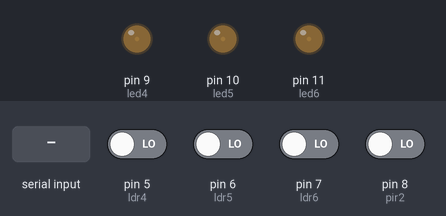
Recording of a sketch running on a simulated Arduino Uno, built with avr-gcc and run on an emulated ATmega328P. Shown: output pins drawn as LEDs (lit = HIGH). The inputs (shaded band) are chosen by the test bench; at power-on: pin 5 (ldr4), pin 6 (ldr5), pin 7 (ldr6), pin 8 (pir2) LOW. What the sketch prints to the serial monitor is not drawn.

Above: at 1.2 s.
1.3 s: "90,45\n" received over Serial
At 2.9 s:
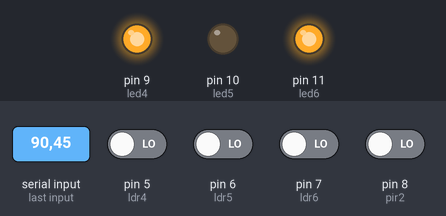
5.0 s: "30,150\n" received over Serial
At 8.3 s:
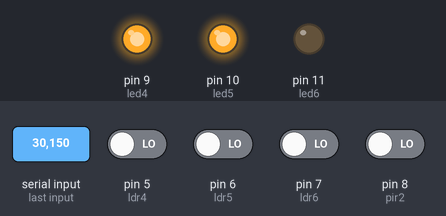
9.0 s: "1\n" received over Serial
At 9.5 s:
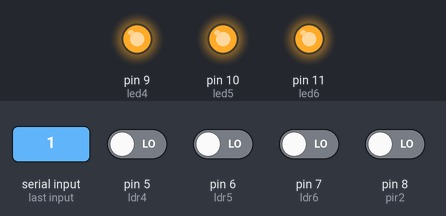
10.5 s: "200\n" received over Serial
At 12.6 s:
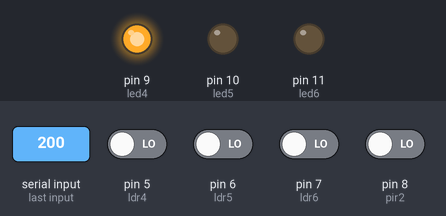
13.0 s: "5\n" received over Serial
At 13.8 s:
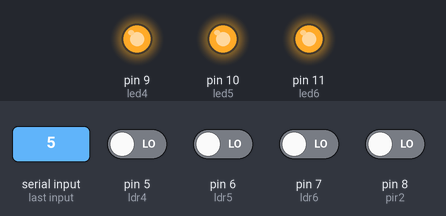
Timing chart, 0 to 15.5 s (numbered marks = the images above; inputs shaded):
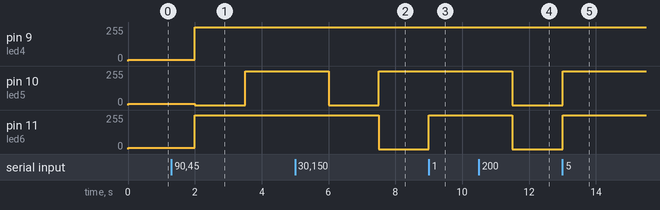

Measured:
- after the input at 1.3 s, pin 9 (led4), pin 11 (led6): 10/255 → 255/255 after 0.70 s; pin 10 (led5): 10/255 → 0/255 after 0.70 s, → 255/255 1.5 s later
- after the input at 5.0 s, pin 10 (led5): 255/255 → 0/255 after 1.0 s, → 255/255 1.5 s later; pin 11 (led6): 255/255 → 0/255 after 2.5 s
- after the input at 9.0 s, pin 11 (led6): 0/255 → 255/255 at once
- after the input at 10.5 s, pin 10 (led5), pin 11 (led6): 255/255 → 0/255 after 1.0 s
- after the input at 13.0 s, pin 10 (led5), pin 11 (led6): 0/255 → 255/255 at once

The sketch:

LEFT.ino
```cpp
#include <Wire.h>
#include <TimeLib.h>
#include <DS1307RTC.h>
#include <SoftwareSerial.h>

const char *monthName[12] = {
  "Jan", "Feb", "Mar", "Apr", "May", "Jun",
  "Jul", "Aug", "Sep", "Oct", "Nov", "Dec"
};

tmElements_t tm;

const int ldr4 = 5;
const int ldr5 = 6;
const int ldr6 = 7;

const int led4 = 9;
const int led5 = 10;
const int led6 = 11;

bool ledValue4 = false;
bool ledValue5 = false;
bool ledValue6 = false;

bool ldrValue4;
bool ldrValue5;
bool ldrValue6;

const int pir2 = 8;

int brightness = 10;  // Initial brightness (50% of maximum)

void setup() {

  pinMode(led4, OUTPUT);
  pinMode(led5, OUTPUT);
  pinMode(led6, OUTPUT);

  pinMode(pir2, INPUT);

  analogWrite(led4, brightness);
  analogWrite(led5, brightness);
  analogWrite(led6, brightness);

  Serial.begin(9600);
  while (!Serial) {
    ;  // wait for serial port to connect. Needed for Native USB only
  }

  pinMode(ldr4, INPUT);
  pinMode(ldr5, INPUT);
  pinMode(ldr6, INPUT);
}

void loop() {

  ldrValue4 = digitalRead(ldr4);
  ldrValue5 = digitalRead(ldr5);
  ldrValue6 = digitalRead(ldr6);

  Serial.print(ldrValue4);
  Serial.print(ldrValue5);
  Serial.print(ldrValue6);

  if (Serial.available() >= 3) {
    ledValue4 = Serial.read() - '0';
    ledValue5 = Serial.read() - '0';
    ledValue6 = Serial.read() - '0';

    digitalWrite(led4, ledValue4);
    digitalWrite(led5, ledValue5);
    digitalWrite(led6, ledValue6);

    delay(500);
  }

  if (ledValue4 == 1 && ledValue5 == 1 && ledValue6 == 1) {
    if (digitalRead(pir2) == HIGH) {
      brightness = 255;
      analogWrite(led4, brightness);
      analogWrite(led5, brightness);
      analogWrite(led6, brightness);
      delay(1000);
    }
  }
  delay(1000);
}
```
